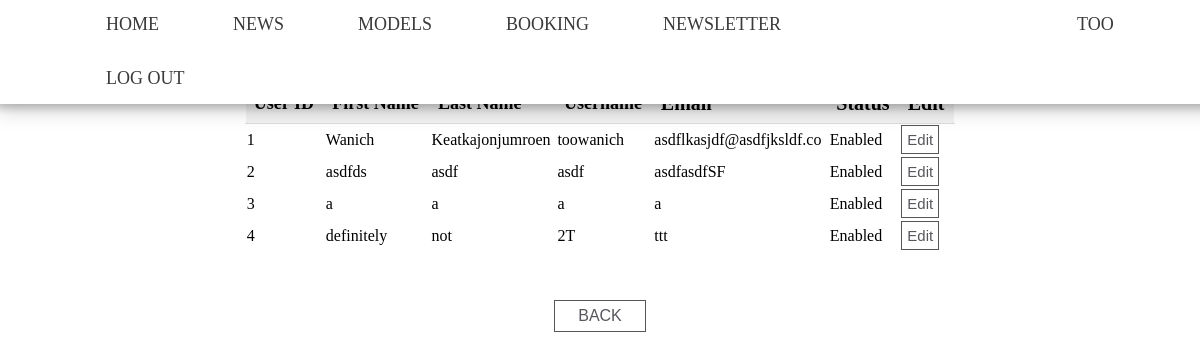
Page /user-table.php (signed in) on the earlier database version.
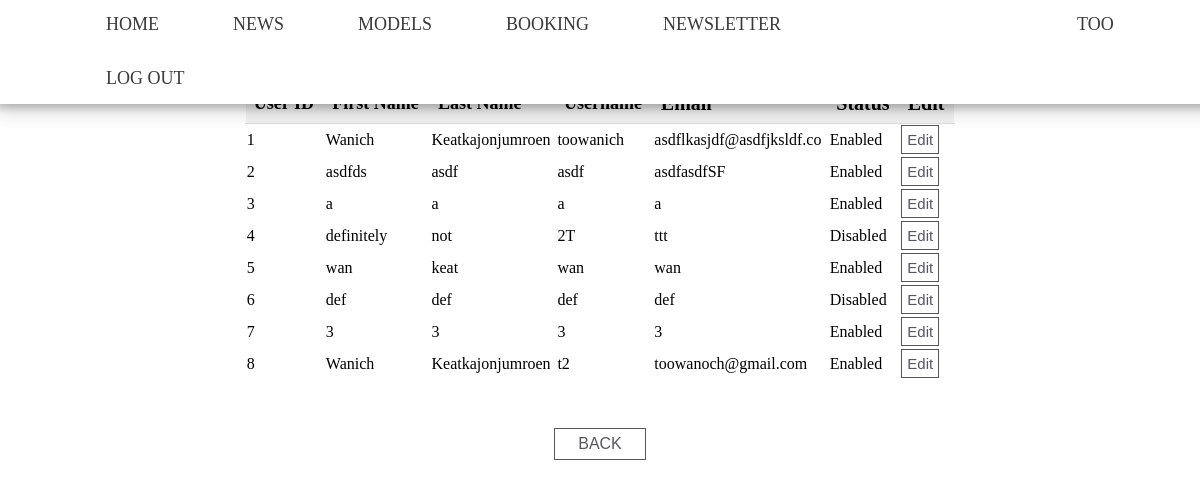
Same page on the later database version.
### tables this page shows
CREATE TABLE `customer` (
  `customerID` int(11) NOT NULL,
  `fName` varchar(30) NOT NULL,
  `lName` varchar(30) NOT NULL,
  `username` varchar(30) NOT NULL,
  `email` varchar(50) NOT NULL,
  `joinDate` datetime NOT NULL,
  `password` varchar(20) NOT NULL,
  `disabled` tinyint(1) NOT NULL
);

### user-table.php (the view, shortened to what this page needs)
<html>
<head>
  <link rel="stylesheet" href="main.css"/>
  <header>
<?php
require_once('menu.php');
?>
    <center>
</head>
<body>
<center>
  <table class="usertable" style="border-collapse: collapse; width: 60%;">
    <tr style = "background-color:#f2f2f2;" >
      <th style="padding: 8px; text-align: left; border-bottom: 1px solid #ddd; font-size: 18px;">User ID</th>
      <th style="padding: 8px; text-align: left; border-bottom: 1px solid #ddd; font-size: 18px;">First Name</th>
      <th style="padding: 8px; text-align: left; border-bottom: 1px solid #ddd; font-size: 18px;">Last Name</th>
      <th style="padding: 8px; text-align: left; border-bottom: 1px solid #ddd; font-size: 18px;">Username</th>
      <th style="padding: 8px; text-align: left; border-bottom: 1px solid #ddd; font-size: 20px;">Email</th>
      <th style="padding: 8px; text-align: left; border-bottom: 1px solid #ddd; font-size: 20px;">Status</th>
      <?php if($_SESSION['role'] == 2){
      echo '<th style="padding: 8px; text-align: left; border-bottom: 1px solid #ddd; font-size: 20px;">Edit</th>';
    }?>
    </tr>
      <?php
      $q = "select * from customer";
      $result = $mysqli->query($q);
      if ($result) {
          while($row = $result->fetch_array()){
            echo "<tr>";
            echo "<td>".$row['customerID'] ."</td>";
            echo "<td>".$row['fName'] ."</td>";
            echo "<td>".$row['lName'] ."</td>";
            echo "<td>".$row['username'] ."</td>";
            echo "<td>".$row['email'] ."</td>";
            echo "<td>";
            if($row['disabled'] == 0){
              echo "Enabled";
            }else{
              echo "Disabled";
            }
            if($_SESSION['role'] == 2){
            echo "</td>";
            echo "<td><a href = 'editUser.php?user=".$row['customerID']."'><button class = 'button' style= 'font-size:15; padding:5;'> Edit </button></a></td>";
            echo "</tr>";
          }
          }
      }else{
        echo "Something went wrong";
      }
      ?>
  </table>
<br>
<br>
      <a href="admin.php"><button class="button" style= "padding: .5% 2% .5% 2%;">BACK</button></a>
</center>
</body>
</html>

Differences in the rows shown:
changed customer "definitely": disabled "Enabled" → "Disabled"
added customer: customerID "5", fName "wan", lName "keat", username "wan", email "wan", disabled "Enabled"
added customer: customerID "6", fName "def", lName "def", username "def", email "def", disabled "Disabled"
added customer: customerID "7", fName "3", lName "3", username "3", email "3", disabled "Enabled"
added customer: customerID "8", fName "Wanich", lName "Keatkajonjumroen", username "t2", email "toowanoch@gmail.com", disabled "Enabled"
